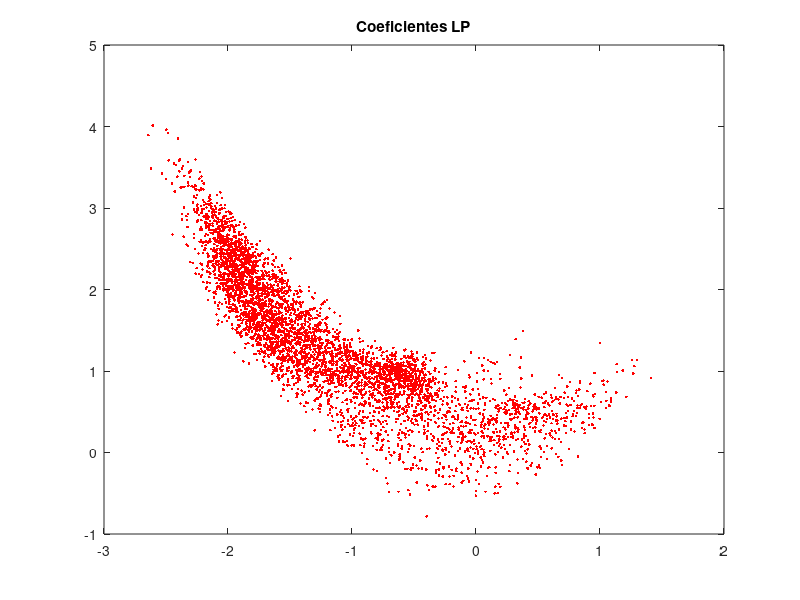
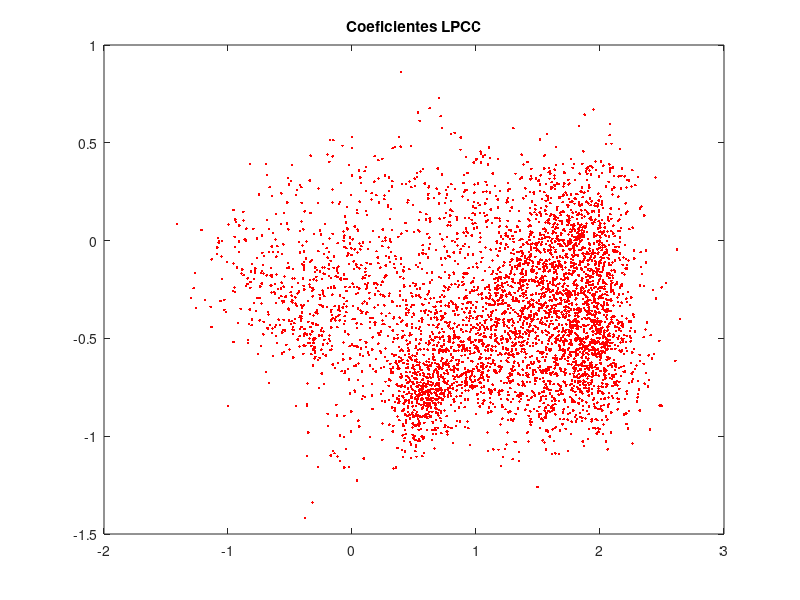
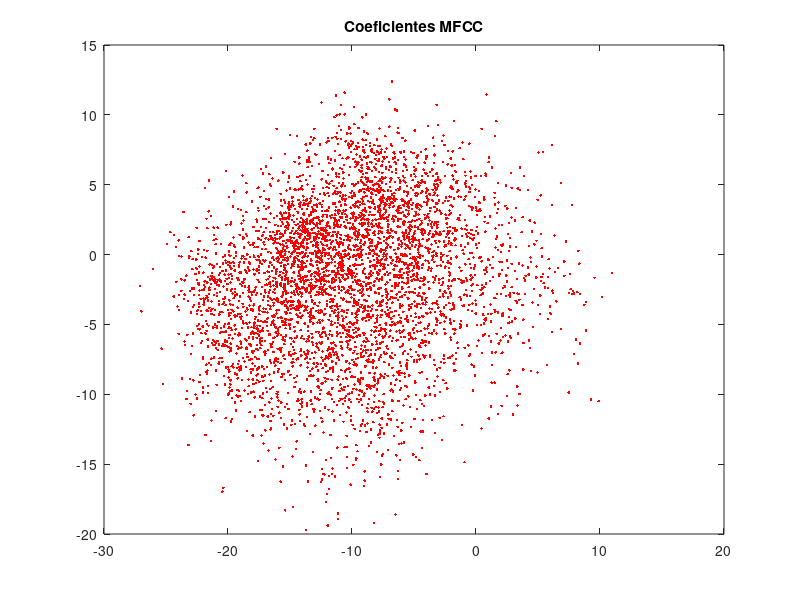

The MATLAB script that drew these images, in order:
%% Abrimos coeficientes LP
fileID = fopen('lp_3_4.txt','r');
formatSpec = '%f';
sizeA = [2 Inf];
LP = fscanf(fileID,formatSpec,sizeA);
LP = LP';
%% Abrimos coeficientes LPCC
fileID = fopen('lpcc_3_4.txt','r');
formatSpec = '%f';
sizeA = [2 Inf];
LPCC = fscanf(fileID,formatSpec,sizeA);
LPCC = LPCC';
%% Abrimos coeficientes LP
fileID = fopen('mfcc_3_4.txt','r');
formatSpec = '%f';
sizeA = [2 Inf];
MFCC = fscanf(fileID,formatSpec,sizeA);
MFCC = MFCC';
%% Plots
figure (1)
plot(LP(:,1),LP(:,2),'.r');
title('Coeficientes LP');
figure (2)
plot(LPCC(:,1),LPCC(:,2),'.r');
title('Coeficientes LPCC');
figure (3)
plot(MFCC(:,1),MFCC(:,2),'.r');
title('Coeficientes MFCC');